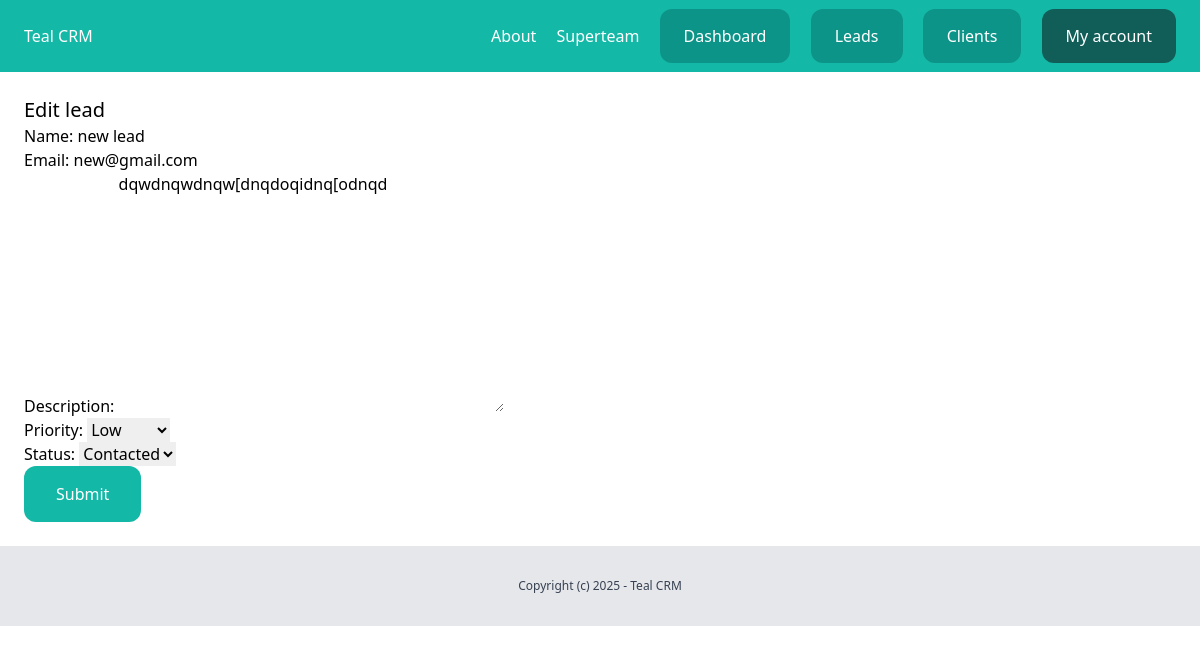
The page /dashboard/leads/5/edit/ (signed in) on the database its author committed.
### team/models.py (models this page shows, shortened)
class Team(models.Model):
    plan = models.ForeignKey(Plan, related_name='teams', blank=True, null=True, on_delete=models.CASCADE)
    name = models.CharField(max_length=100)
    members = models.ManyToManyField(User, related_name='teams')
    created_by = models.ForeignKey(User, related_name='created_teams', on_delete=models.CASCADE)
    created_at = models.DateTimeField(auto_now_add=True)

### lead/models.py (models this page shows, shortened)
class Lead(models.Model):
    LOW = 'low'
    MEDIUM = 'medium'
    HIGH = 'high'
    CHOICES_PRIORITY = (
        (LOW, 'Low'),
        (MEDIUM, 'Medium'),
        (HIGH, 'High'),
    )
    NEW = 'new'
    CONTACTED = 'contacted'
    WON = 'won'
    LOST = 'lost'
    CHOICES_STATUS = (
        (NEW, 'New'),
        (CONTACTED, 'Contacted'),
        (WON, 'Won'),
        (LOST, 'Lost'),
    )
    team = models.ForeignKey(Team, related_name='leads', on_delete=models.CASCADE)
    name = models.CharField(max_length=255)
    email = models.EmailField()
    description = models.TextField(blank=True, null=True)
    priority = models.CharField(max_length=10, choices=CHOICES_PRIORITY, default=MEDIUM)
    status = models.CharField(max_length=10, choices=CHOICES_STATUS, default=NEW)
    converted_to_client = models.BooleanField(default=False)
    created_by = models.ForeignKey(User, related_name='leads', on_delete=models.CASCADE)
    created_at = models.DateTimeField(auto_now_add=True)
    modified_at = models.DateTimeField(auto_now=True)
    class Meta:
        ordering = ('name',)

### lead/views.py (the view)
# urls.py: path('<int:pk>/edit/', views.LeadUpdateView.as_view(), name='edit'),
class LeadUpdateView(LoginRequiredMixin,UpdateView):
    model = Lead
    fields = ('name', 'email', 'description', 'priority', 'status')
    template_name = 'lead/leads_edit.html'
    success_url = reverse_lazy('leads:list')
    def get_queryset(self):
        queryset = super(LeadUpdateView, self).get_queryset()
        return queryset.filter(created_by=self.request.user, pk=self.kwargs.get('pk'))

### team/context_processors.py (called while the page is built)
def active_team(request):
    if request.user.is_authenticated:
        if request.user.userprofile.active_team:
            active_team = request.user.userprofile.active_team
        else:
            active_team = Team.objects.filter(created_by=request.user)[0]
    else:
        active_team = None
    return {'team': active_team}

### lead/templates/lead/leads_edit.html (shortened to what this page needs)
{% extends "core/base.html" %}
{% block content %}
    <div class="py-6 px-6">
        <h1 class="text-xl">Edit lead</h1>
        <form action="{% url 'leads:edit' lead.id %}" method="POST">
            {{ form.as_p }}
            <button class="py-4 px-8 bg-teal-500 text-white rounded-xl">Submit</button>
        </form>
    </div>
{% endblock %}

### core/templates/core/partials/nav.html
<nav class="py-6 px-6 flex justify-between bg-teal-500">
            <a href="/" class="text-white">Teal CRM</a>
            <div class="space-x-4">
            	<a href="{% url 'about' %}" class="text-white">About</a>
                {% if request.user.is_authenticated %}
                    <a href="{% url 'team:detail' team.id %}" class="text-white">{{ team.name }}</a>
                    <a href="{% url 'dashboard:index' %}" class="py-4 px-6 bg-teal-600 rounded-xl text-white">Dashboard</a>
                    <a href="{% url 'leads:list' %}" class="py-4 px-6 bg-teal-600 rounded-xl text-white">Leads</a>
                    <a href="{% url 'clients:list' %}" class="py-4 px-6 bg-teal-600 rounded-xl text-white">Clients</a>
                    <a href="{% url 'user_profile:myaccount' %}" class="py-4 px-6 bg-teal-800 rounded-xl text-white">My account</a>
                {% else %}
                    <a href="{% url 'login' %}" class="py-4 px-6 bg-teal-600 rounded-xl text-white">Log in</a>
                    <a href="{% url 'user_profile:signup' %}" class="py-4 px-6 bg-teal-300 rounded-xl text-white">Sign up</a>
                {% endif %}
            </div>
        </nav>

### rows shown on the page
Team: name "Superteam"
Lead: name "new lead", email "new@gmail.com", description "dqwdnqwdnqw[dnqdoqidnq[odnqd", priority "Low", status "Contacted"
